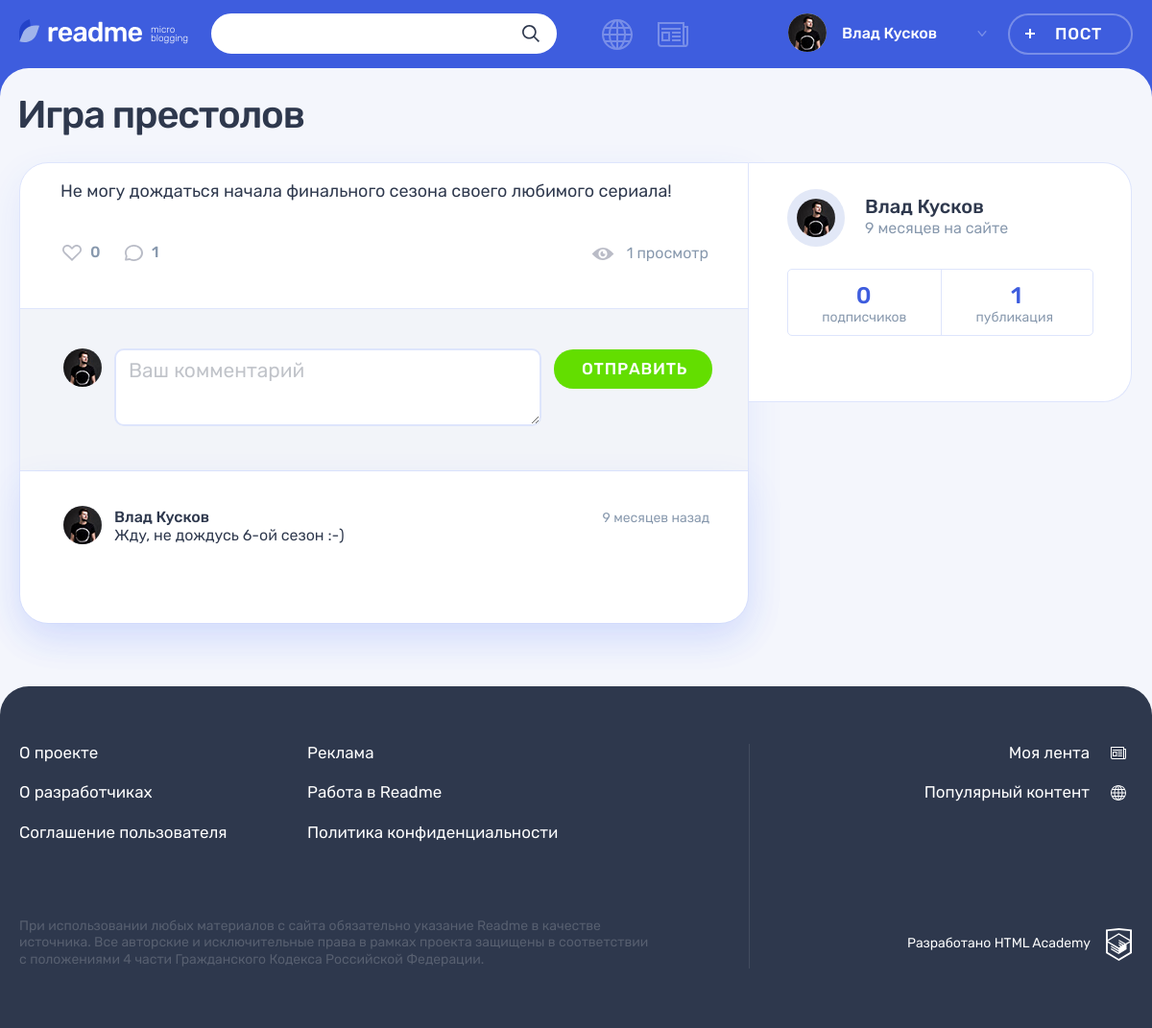
Screenshot of /post.php?post-id=1 (signed in) with the database file from the repository.
### tables this page shows
CREATE TABLE `users` (
  `id` int(11) NOT NULL,
  `dt_add` datetime NOT NULL DEFAULT CURRENT_TIMESTAMP,
  `email` varchar(535) NOT NULL,
  `login` varchar(535) NOT NULL,
  `password` varchar(60) NOT NULL,
  `avatar_path` varchar(256) DEFAULT NULL,
  `first_name` varchar(256) NOT NULL,
  `last_name` varchar(256) NOT NULL
);

CREATE TABLE `posts` (
  `id` int(11) NOT NULL,
  `user_id` int(11) NOT NULL,
  `type_id` int(11) NOT NULL,
  `publication_date` datetime NOT NULL DEFAULT CURRENT_TIMESTAMP,
  `title` text NOT NULL,
  `content` text,
  `author_quote` text,
  `img_path` varchar(128) DEFAULT NULL,
  `video_path` varchar(128) DEFAULT NULL,
  `site_path` varchar(128) DEFAULT NULL,
  `count_view` int(11) DEFAULT NULL,
  `count_repost` int(11) DEFAULT NULL,
  `orig_user_id` int(11) DEFAULT NULL
);

CREATE TABLE `comments` (
  `id` int(11) NOT NULL,
  `publication_date` datetime NOT NULL DEFAULT CURRENT_TIMESTAMP,
  `content` varchar(128) NOT NULL,
  `user_id` int(11) NOT NULL,
  `post_id` int(11) NOT NULL
);

### functions/template.php (called while the page is built, shortened)
<?php
function include_template($name, array $data = [])
{
    $name = 'templates/' . $name;
    extract($data);
    require $name;
    $result = ob_get_clean();
    return $result;
}

### functions/db.php (called while the page is built, shortened)
<?php
function get_array_db(mysqli $connection, string $request): array
{
    $query =  mysqli_query($connection, $request);
    if ($query == false) {
        print("Ошибка запроса в БД: " .  mysqli_error($connection));
        exit();
    } else {
        return mysqli_fetch_all($query, MYSQLI_ASSOC);
    }
}
function get_posts(mysqli $connection, ?int $type_id = null, ?int $post_id = null, ?int $user_id = null, ?int $offset = null, ?array $sorting = null): array
{
    $sql = "SELECT
              posts.id,
              posts.content,
              posts.title,
              posts.publication_date,
              posts.user_id,
              posts.author_quote,
              posts.img_path,
              posts.video_path,
              type_id,
              site_path,
              users.dt_add,
              users.first_name,
              users.last_name,
              users.avatar_path,
              types.class_name,
              (SELECT COUNT(id) FROM `likes` WHERE post_id = posts.id) AS likes_count
            FROM `posts`
            INNER JOIN
              `users`
            ON
              posts.user_id = users.id
            INNER JOIN
              `types`
            ON
              posts.type_id = types.id
             ";
    if ($post_id) {
        $sql .= "WHERE posts.id = $post_id ";
    }
    if (!$type_id && !$sorting) {
        $sql .= "ORDER BY `posts`.`count_view` DESC ";
    }
    return get_array_db($connection, $sql);
}
function get_comments(mysqli $connection, ?int $post_id = null, ?int $limit = 2): array
{
    $sql = "SELECT
              comments.id,
              comments.publication_date,
              comments.content,
              comments.publication_date,
              comments.user_id,
              users.first_name,
              users.last_name,
              users.avatar_path
            FROM `comments`
            LEFT JOIN
              `users`
            ON
              comments.user_id = users.id
            LEFT JOIN
              `posts`
            ON
              posts.id = comments.post_id
            WHERE posts.id = $post_id ORDER BY `publication_date` DESC";
    if ($limit) {
        $sql .= " LIMIT $limit OFFSET 0";
    }
    return get_array_db($connection, $sql);
}
function get_user(mysqli $connection, int $id): array
{
    $sql = "SELECT id, avatar_path, first_name, last_name, dt_add FROM `users` WHERE id = $id";
    $user = get_array_db($connection, $sql);
    return $user[0];
}

### functions/date.php (called while the page is built, shortened)
<?php
function get_noun_plural_form(int $number, string $one, string $two, string $many): string
{
    $mod10 = $number % 10;
    $mod100 = $number % 100;
    switch (true) {
        case ($mod10 > 5):
            return $many;
        case ($mod10 === 1):
            return $one;
        default:
            return $many;
    }
}
function relativeDate(string $date): string
{
    $today = new DateTime('now');
    $timePublication = new DateTime($date);
    $interval = $today->diff($timePublication);
    $days = intval($interval->format("%a"));
    $minutes = intval($interval->format("%i"));
    if ($days >= 35) {
        $months = floor($days/30);
        $declensionmonths = get_noun_plural_form($months, "месяц", "месяца", "месяцев");
        return "$months $declensionmonths";
    }
    $declensionMinutes = get_noun_plural_form($minutes, "минута", "минуты", "минут");
    return "$minutes $declensionMinutes";
}

### templates/post-details.php (the view, shortened to what this page needs)
<div class="container">
  <h1 class="page__title page__title--publication"><?=$post[0]["title"] ?></h1>
  <section class="post-details">
    <div class="post-details__wrapper post-<?=$post[0]["class_name"]?>">
      <div class="post-details__main-block post post--details">
         <?= $post_content ?>
        <div class="post__indicators">
          <div class="post__buttons">
            <a class="post__indicator post__indicator--likes button" href="post.php?post-id=<?=($post[0]['id'])?>&post-id-likes=<?=($post[0]['id'])?>" title="Лайк">
              <svg class="post__indicator-icon" width="20" height="17">
                <use xlink:href="#icon-heart"></use>
              </svg>
              <span><?=$quantity_likes?></span>
            </a>
            <a class="post__indicator post__indicator--comments button" href="post.php?post-id=<?=$post[0]['id']?>&view-all-comments=1" title="Комментарии">
              <svg class="post__indicator-icon" width="19" height="17">
                <use xlink:href="#icon-comment"></use>
              </svg>
              <span><?=$quantity_comments ?></span>
            </a>
          </div>
          <span class="post__view"><?=$count_views." ".get_noun_plural_form($count_views, "просмотр", "просмотра", "просмотров")?></span>
        </div>
        <div class="comments">
        <form class="comments__form form" action="post.php?post-id=<?=($post[0]['id'])?>" method="post">
          <div class="comments__my-avatar">
            <img class="comments__picture" src="<?=$user['avatar_path']?>" alt="Аватар пользователя">
          </div>
          <div class="form__input-section <?=(isset($form_errors["comment-text"])) ? "form__input-section--error" : ""?>">
            <textarea class="comments__textarea form__textarea form__input" id="comment-text" name="comment-text" placeholder="Ваш комментарий"></textarea>
          </div>
          <button class="comments__submit button button--green" type="submit">Отправить</button>
        </form>
          <div class="comments__list-wrapper">
            <ul class="comments__list">
              <?php foreach ($comments as $comment):?>
              <li class="comments__item user">
                  <div class="comments__avatar">
                      <a class="user__avatar-link" href="profile.php?id=<?=$comment['user_id']?>">
                          <img class="comments__picture" src="<?=$comment['avatar_path']?>" alt="Аватар пользователя">
                      </a>
                  </div>
                  <div class="comments__info">
                      <div class="comments__name-wrapper">
                          <a class="comments__user-name" href="profile.php?id=<?=$comment['user_id']?>">
                              <span><?=$comment['first_name']." ".$comment['last_name'] ?></span>
                          </a>
                          <time class="comments__time" datetime="<?=$comment['publication_date'] ?>"><?=relativeDate($comment['publication_date']) . " назад";?></time>
                      </div>
                      <p class="comments__text">
                        <?=$comment['content'] ?>
                      </p>
                  </div>
              </li>
              <?php endforeach ?>
            </ul>
          </div>
        </div>
      </div>
      <div class="post-details__user user">
        <div class="post-details__user-info user__info">
          <div class="post-details__avatar user__avatar">
            <a class="post-details__avatar-link user__avatar-link" href="profile.php?id=<?=$post[0]['user_id']?>">
              <img class="post-details__picture user__picture" src="<?=$post[0]["avatar_path"]?>" alt="Аватар пользователя">
            </a>
          </div>
          <div class="post-details__name-wrapper user__name-wrapper">
            <a class="post-details__name user__name" href="profile.php?id=<?=$post[0]['user_id']?>">
              <span><?=$post[0]["first_name"]." ".$post[0]["last_name"] ?></span>
            </a>
            <?php $registration_date = $post[0]['dt_add']?>
            <time class="post-details__time user__time" datetime="<?=$registration_date?>"><?=relativeDate($registration_date) . " на сайте"?></time>
          </div>
        </div>
        <div class="post-details__rating user__rating">
          <p class="post-details__rating-item user__rating-item user__rating-item--subscribers">
            <span class="post-details__rating-amount user__rating-amount"><?=$followers_author?></span>
            <span class="post-details__rating-text user__rating-text"><?=get_noun_plural_form($followers_author, "подписчик", "подписчика", "подписчиков")?></span>
          </p>
          <p class="post-details__rating-item user__rating-item user__rating-item--publications">
            <span class="post-details__rating-amount user__rating-amount"><?=$quantity_post_author?></span>
            <span class="post-details__rating-text user__rating-text"><?=get_noun_plural_form($quantity_post_author, "публикация", "публикации", "публикаций")?></span>
          </p>
        </div>
      </div>
    </div>
  </section>
</div>

### templates/post-text.php
<div class="post__main">
    <p>
        <?= $post[0]['content'] ?>
    </p>
</div>

### templates/layout.php (shortened to what this page needs)
<!DOCTYPE html>
<html lang="ru">
<head>
    <link rel="stylesheet" href="css/main.css">
</head>
<body class="page">
<header class="header">
    <div class="header__wrapper container">
        <div class="header__logo-wrapper">
            <a class="header__logo-link" href="index.php">
                <img class="header__logo" src="img/logo.svg" alt="Логотип readme" width="128" height="24">
            </a>
            <p class="header__topic">
                micro blogging
            </p>
        </div>
        <?php if (isset($user)): ?>
        <form class="header__search-form form" action="search.php" method="get">
            <div class="header__search">
                <input class="header__search-input form__input" name="query" type="search">
                <button class="header__search-button button" type="submit">
                    <svg class="header__search-icon" width="18" height="18">
                        <use xlink:href="#icon-search"></use>
                    </svg>
                </button>
            </div>
        </form>
        <?php endif; ?>
        <div class="header__nav-wrapper">
            <?php if (isset($user)): ?>
            <nav class="header__nav">
                <ul class="header__my-nav">
                    <li class="header__my-page header__my-page--popular">
                        <a class="header__page-link <?= ($main_class === "popular") ? "header__page-link--active" : ""?>" href="popular.php" title="Популярный контент">
                        </a>
                    </li>
                    <li class="header__my-page header__my-page--feed">
                        <a class="header__page-link <?= ($main_class === "feed") ? "header__page-link--active" : ""?>"  href="feed.php" title="Моя лента">
                        </a>
                    </li>
                </ul>
                <?php endif; ?>
                <ul class="header__user-nav">
                <?php if (isset($user)): ?>
                    <li class="header__profile">
                        <a class="header__profile-link" href="profile.php?id=<?=$user['id']?>">
                            <div class="header__avatar-wrapper">
                                <img class="header__profile-avatar" src="<?= $user['avatar_path'] ?>" alt="Аватар профиля">
                            </div>
                            <div class="header__profile-name">
                                <span>
                                    <?=$user['first_name'] . " " . $user['last_name']?>
                                </span>
                                <svg class="header__link-arrow" width="10" height="6">
                                    <use xlink:href="#icon-arrow-right-ad"></use>
                                </svg>
                            </div>
                        </a>
                    </li>
                    <?php endif; ?>
                    <?= $header_user_nav; ?>
                </ul>
            </nav>
        </div>
    </div>
</header>
<main class="page__main page__main--<?= $main_class; ?>">
    <?= $content; ?>
</main>
<footer class="footer">
    <div class="footer__wrapper">
        <div class="footer__container container">
            <div class="footer__site-info">
                <div class="footer__site-nav">
                    <ul class="footer__info-pages">
                        <li class="footer__info-page">
                            <a class="footer__page-link" href="#">О проекте</a>
                        </li>
                        <li class="footer__info-page">
                            <a class="footer__page-link" href="#">Реклама</a>
                        </li>
                        <li class="footer__info-page">
                            <a class="footer__page-link" href="#">О разработчиках</a>
                        </li>
                        <li class="footer__info-page">
                            <a class="footer__page-link" href="#">Работа в Readme</a>
                        </li>
                        <li class="footer__info-page">
                            <a class="footer__page-link" href="#">Соглашение пользователя</a>
                        </li>
                        <li class="footer__info-page">
                            <a class="footer__page-link" href="#">Политика конфиденциальности</a>
                        </li>
                    </ul>
                </div>
                <p class="footer__license">
                    При использовании любых материалов с сайта обязательно указание Readme в качестве источника. Все авторские и исключительные права в рамках проекта защищены в соответствии с положениями 4 части Гражданского Кодекса Российской Федерации.
                </p>
            </div>
            <div class="footer__my-info">
                <ul class="footer__my-pages">
                    <li class="footer__my-page footer__my-page--feed">
                        <a class="footer__page-link" href="feed.php">Моя лента</a>
                    </li>
                    <li class="footer__my-page footer__my-page--popular">
                        <a class="footer__page-link" href="popular.php">Популярный контент</a>
                    </li>
                </ul>
                <div class="footer__copyright">
                    <a class="footer__copyright-link" href="#">
                        <span>Разработано HTML Academy</span>
                        <svg class="footer__copyright-logo" width="27" height="34">
                            <use xlink:href="#icon-htmlacademy"></use>
                        </svg>
                    </a>
                </div>
            </div>
        </div>
    </div>
</footer>
</body>
</html>

### rows the page displays
users: avatar_path (picture), first_name "Влад", last_name "Кусков"
posts: title "Игра престолов", content "Не могу дождаться начала финального сезона своего любимого сериала!", user.avatar_path (picture), user.first_name "Влад", user.last_name "Кусков", user.dt_add "9 месяцев"
comments: user.avatar_path (picture), user.first_name "Влад", user.last_name "Кусков", publication_date "9 месяцев", content "Жду, не дождусь 6-ой сезон :-)"

### other values shown
$header_user_nav "ПОСТ"
$quantity_likes "0"
$quantity_comments "1"
$count_views "1"
$followers_author "0"
$quantity_post_author "1"
